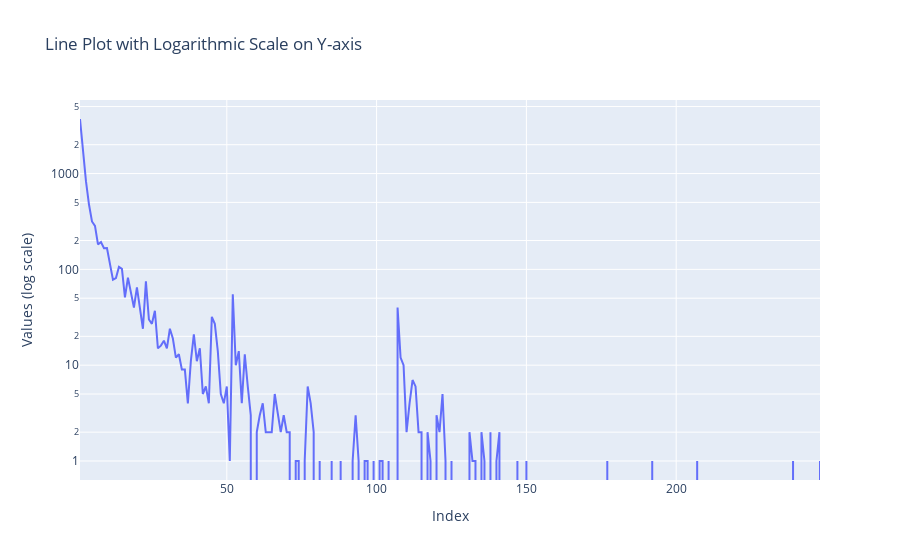

The code cell stored with this chart in its notebook:
### Code cell
def query_nodes_with_min_deg(G, n):
    return [node for node, degree in dict(G.degree()).items() if degree > n]

def query_nodes_by_deg(G, n):
    return [node for node, degree in dict(G.degree()).items() if degree == n]

highest_degree = max(list(dict(G.degree()).values()))
print(f"Highest degree of any node: {highest_degree}")

degree_counts = {}
for i in range(1,highest_degree + 1):
    degree_counts[i] = len(query_nodes_by_deg(G, i))

fig = go.Figure()

fig.add_trace(go.Scatter(x=list(degree_counts.keys()), y=list(degree_counts.values()), mode='lines', name='Line Plot'))
fig.update_layout(
    yaxis_type="log",
    title="Line Plot with Logarithmic Scale on Y-axis",
    xaxis_title="Index",
    yaxis_title="Values (log scale)"
)
fig.show()

### Figure 1 — Plotly figure (JSON) as saved in the notebook; plotly's stock layout.template omitted (floating-point values rounded to 4 significant figures; data arrays with more than 128 entries replaced by an {"elided": "..."} marker saying what was removed)
{"data": [{"mode": "lines", "name": "Line Plot", "type": "scatter", "x": {"elided": "248 int values"}, "y": {"elided": "248 int values"}}], "layout": {"title": {"text": "Line Plot with Logarithmic Scale on Y-axis"}, "xaxis": {"title": {"text": "Index"}}, "yaxis": {"title": {"text": "Values (log scale)"}, "type": "log"}}}
